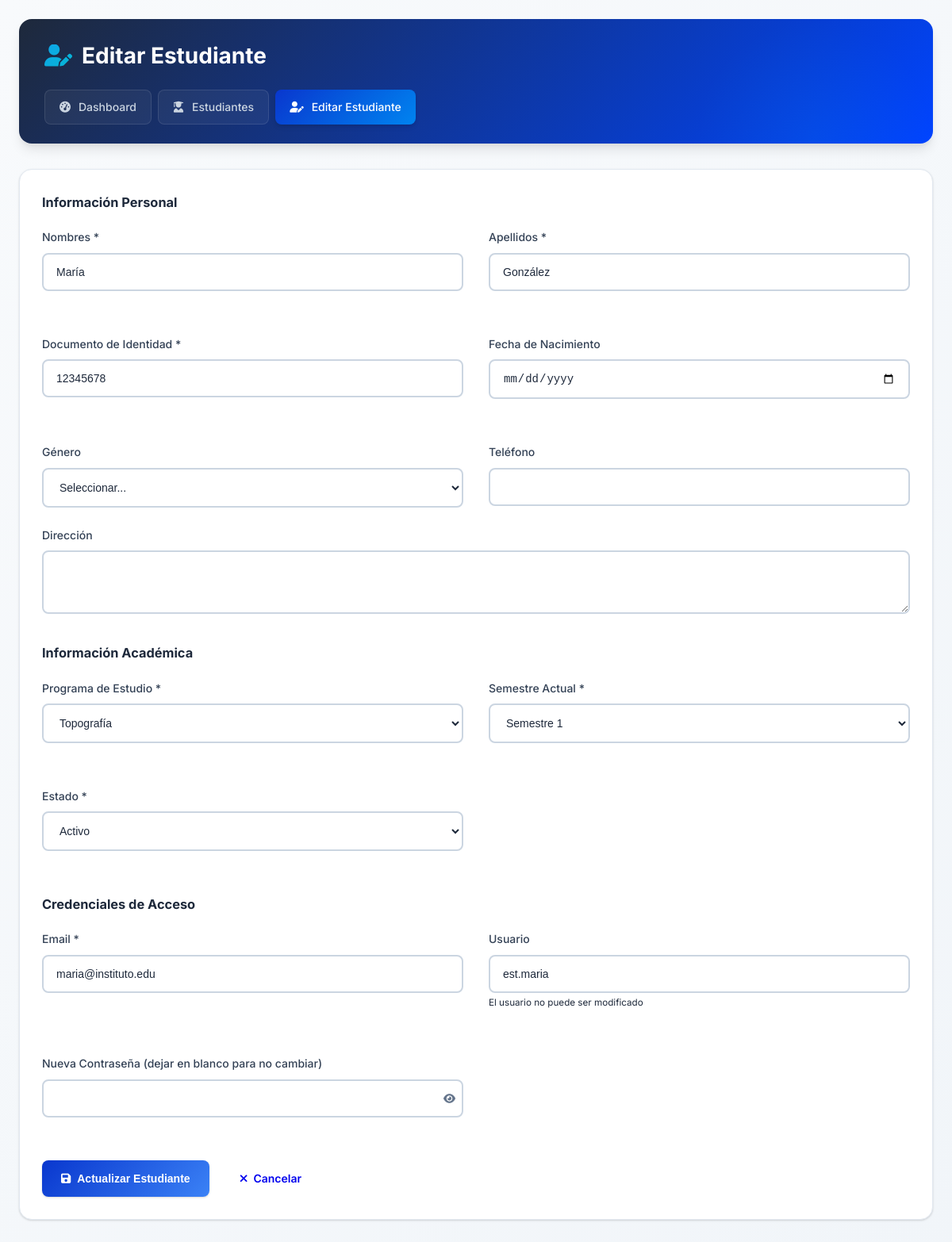
The page /coordinador/estudiantes/editar.php?id=1 (signed in) on the database its author committed.
### tables this page shows
CREATE TABLE estudiantes (
    id_estudiante INT PRIMARY KEY AUTO_INCREMENT,
    id_usuario INT UNIQUE NOT NULL,
    id_programa INT NOT NULL,
    codigo_estudiante VARCHAR(20) UNIQUE NOT NULL,
    nombres VARCHAR(100) NOT NULL,
    apellidos VARCHAR(100) NOT NULL,
    documento_identidad VARCHAR(20) UNIQUE NOT NULL,
    fecha_nacimiento DATE,
    genero ENUM('M', 'F', 'Otro'),
    telefono VARCHAR(15),
    direccion TEXT,
    semestre_actual INT DEFAULT 1,  
    estado ENUM('activo', 'inactivo', 'graduado', 'retirado') DEFAULT 'activo',
    fecha_ingreso DATE NOT NULL,
    FOREIGN KEY (id_usuario) REFERENCES usuarios(id_usuario) ON DELETE CASCADE,
    FOREIGN KEY (id_programa) REFERENCES programas_estudio(id_programa),
    CHECK (semestre_actual BETWEEN 1 AND 6)
);

CREATE TABLE programas_estudio (
    id_programa INT PRIMARY KEY AUTO_INCREMENT,
    codigo_programa VARCHAR(10) UNIQUE NOT NULL,
    nombre_programa VARCHAR(100) NOT NULL,
    duracion_semestres INT DEFAULT 6,
    descripcion TEXT,
    coordinador_id INT,
    activo BOOLEAN DEFAULT TRUE,
    FOREIGN KEY (coordinador_id) REFERENCES usuarios(id_usuario)
);

CREATE TABLE usuarios (
    id_usuario INT PRIMARY KEY AUTO_INCREMENT,
    username VARCHAR(50) UNIQUE NOT NULL,
    password VARCHAR(100) NOT NULL,  
    rol ENUM('coordinador', 'profesor', 'estudiante') NOT NULL,
    email VARCHAR(100) UNIQUE NOT NULL,
    programa_estudio ENUM('Topografía', 'Arquitectura', 'Enfermería') DEFAULT NULL,
    activo BOOLEAN DEFAULT TRUE,
    fecha_creacion TIMESTAMP DEFAULT CURRENT_TIMESTAMP
);

### coordinador/estudiantes/editar.php (the view, shortened to what this page needs)
<?php
$db = Database::getConnection();
$id_estudiante = isset($_GET['id']) ? intval($_GET['id']) : 0;
$stmt = $db->prepare("
    SELECT e.*, u.email, u.username, u.activo
    FROM estudiantes e
    JOIN usuarios u ON e.id_usuario = u.id_usuario
    WHERE e.id_estudiante = ?
");
$stmt->execute([$id_estudiante]);
$estudiante = $stmt->fetch();
$programas = $db->query("SELECT * FROM programas_estudio WHERE activo = 1")->fetchAll();
?>
<!DOCTYPE html>
<html lang="es">
<head>
    <link rel="stylesheet" href="../../assets/css/main.css">
    <link rel="stylesheet" href="https://cdnjs.cloudflare.com/ajax/libs/font-awesome/6.0.0/css/all.min.css">
</head>
<body>
    <div class="container">
        <div class="header">
            <h1><i class="fas fa-user-edit"></i> Editar Estudiante</h1>
            <div class="nav">
                <a href="../dashboard.php"><i class="fas fa-tachometer-alt"></i> Dashboard</a>
                <a href="index.php"><i class="fas fa-user-graduate"></i> Estudiantes</a>
                <a href="editar.php?id=<?php echo $id_estudiante; ?>" class="active"><i class="fas fa-user-edit"></i> Editar Estudiante</a>
            </div>
        </div>
        <div class="card">
            <form method="POST" action="" id="formEstudiante">
                <h3 style="margin-bottom: 20px; color: var(--dark);">Información Personal</h3>
                <div class="grid-2">
                    <div class="form-group">
                        <label for="nombres">Nombres *</label>
                        <input type="text" id="nombres" name="nombres" class="form-control" required
                               value="<?php echo htmlspecialchars($estudiante['nombres']); ?>">
                    </div>
                    <div class="form-group">
                        <label for="apellidos">Apellidos *</label>
                        <input type="text" id="apellidos" name="apellidos" class="form-control" required
                               value="<?php echo htmlspecialchars($estudiante['apellidos']); ?>">
                    </div>
                    <div class="form-group">
                        <label for="documento">Documento de Identidad *</label>
                        <input type="text" id="documento" name="documento" class="form-control" required
                               value="<?php echo htmlspecialchars($estudiante['documento_identidad']); ?>">
                    </div>
                    <div class="form-group">
                        <label for="fecha_nacimiento">Fecha de Nacimiento</label>
                        <input type="date" id="fecha_nacimiento" name="fecha_nacimiento" class="form-control"
                               value="<?php echo htmlspecialchars($estudiante['fecha_nacimiento']); ?>">
                    </div>
                    <div class="form-group">
                        <label for="genero">Género</label>
                        <select id="genero" name="genero" class="form-control">
                            <option value="">Seleccionar...</option>
                        </select>
                    </div>
                    <div class="form-group">
                        <label for="telefono">Teléfono</label>
                        <input type="text" id="telefono" name="telefono" class="form-control"
                               value="<?php echo htmlspecialchars($estudiante['telefono']); ?>">
                    </div>
                </div>
                <div class="form-group">
                    <label for="direccion">Dirección</label>
                    <textarea id="direccion" name="direccion" class="form-control" rows="3"><?php echo htmlspecialchars($estudiante['direccion']); ?></textarea>
                </div>
                <h3 style="margin: 30px 0 20px 0; color: var(--dark);">Información Académica</h3>
                <div class="grid-2">
                    <div class="form-group">
                        <label for="id_programa">Programa de Estudio *</label>
                        <select id="id_programa" name="id_programa" class="form-control" required>
                            <?php foreach ($programas as $programa): ?>
                                <option value="<?php echo $programa['id_programa']; ?>"
                                    <?php echo $estudiante['id_programa'] == $programa['id_programa'] ? 'selected' : ''; ?>>
                                    <?php echo htmlspecialchars($programa['nombre_programa']); ?>
                                </option>
                            <?php endforeach; ?>
                        </select>
                    </div>
                    <div class="form-group">
                        <label for="semestre_actual">Semestre Actual *</label>
                        <select id="semestre_actual" name="semestre_actual" class="form-control" required>
                            <?php for ($i = 1; $i <= 6; $i++): ?>
                                <option value="<?php echo $i; ?>"
                                    <?php echo $estudiante['semestre_actual'] == $i ? 'selected' : ''; ?>>
                                    Semestre <?php echo $i; ?>
                                </option>
                            <?php endfor; ?>
                        </select>
                    </div>
                    <div class="form-group">
                        <label for="estado">Estado *</label>
                        <select id="estado" name="estado" class="form-control" required>
                            <option value="activo" <?php echo $estudiante['estado'] == 'activo' ? 'selected' : ''; ?>>Activo</option>
                        </select>
                    </div>
                </div>
                <h3 style="margin: 30px 0 20px 0; color: var(--dark);">Credenciales de Acceso</h3>
                <div class="grid-2">
                    <div class="form-group">
                        <label for="email">Email *</label>
                        <input type="email" id="email" name="email" class="form-control" required
                               value="<?php echo htmlspecialchars($estudiante['email']); ?>">
                    </div>
                    <div class="form-group">
                        <label for="username">Usuario</label>
                        <input type="text" id="username" class="form-control" disabled
                               value="<?php echo htmlspecialchars($estudiante['username']); ?>">
                        <small class="text-muted">El usuario no puede ser modificado</small>
                    </div>
                    <div class="form-group">
                        <label for="password">Nueva Contraseña (dejar en blanco para no cambiar)</label>
                        <div style="position: relative;">
                            <input type="password" id="password" name="password" class="form-control">
                            <button type="button" onclick="togglePassword('password')"
                                    style="position: absolute; right: 10px; top: 50%; transform: translateY(-50%);
                                           background: none; border: none; cursor: pointer; color: var(--gray-500);">
                                <i class="fas fa-eye"></i>
                            </button>
                        </div>
                    </div>
                </div>
                <div style="margin-top: 30px; display: flex; gap: 15px;">
                    <button type="submit" class="btn btn-primary">
                        <i class="fas fa-save"></i> Actualizar Estudiante
                    </button>
                    <a href="index.php" class="btn">
                        <i class="fas fa-times"></i> Cancelar
                    </a>
                </div>
            </form>
        </div>
    </div>
</body>
</html>

### assets/css/main.css (style rules this page uses)
:root { --primary: #0937ce; --primary-dark: #0044ff; --primary-light: #3b82f6; --secondary: #0084f0; --accent: #0ea5e9; --accent-cyan: #06b6d4; --success: #08962c; --warning: #f59e0b; --danger: #ef4444; --dark: #1e293b; --gray-900: #0f172a; --gray-800: #1e293b; --gray-700: #334155; --gray-600: #475569; --gray-500: #64748b; --gray-400: #94a3b8; --gray-300: #cbd5e1; --gray-200: #e2e8f0; --gray-100: #f1f5f9; --gray-50: #f8fafc; --shadow-sm: 0 1px 2px 0 rgba(0, 0, 0, 0.05); --shadow: 0 1px 3px 0 rgba(0, 0, 0, 0.1), 0 1px 2px 0 rgba(0, 0, 0, 0.06); --shadow-md: 0 4px 6px -1px rgba(0, 0, 0, 0.1), 0 2px 4px -1px rgba(0, 0, 0, 0.06); --shadow-lg: 0 10px 15px -3px rgba(0, 0, 0, 0.1), 0 4px 6px -2px rgba(0, 0, 0, 0.05); --shadow-xl: 0 20px 25px -5px rgba(0, 0, 0, 0.1), 0 10px 10px -5px rgba(0, 0, 0, 0.04); --radius-sm: 0.375rem; --radius: 0.5rem; --radius-lg: 0.75rem; --radius-xl: 1rem; }
* { margin: 0; padding: 0; box-sizing: border-box; }
body { font-family: 'Inter', 'Segoe UI', system-ui, -apple-system, sans-serif; background: linear-gradient(135deg, var(--gray-50) 0%, var(--gray-100) 100%); color: var(--gray-800); line-height: 1.6; min-height: 100vh; font-size: 14px; }
.container { max-width: 1400px; margin: 0 auto; padding: 24px; }
.header { background: linear-gradient(135deg, var(--dark) 0%, var(--primary-dark) 100%); padding: 24px 32px; border-radius: var(--radius-xl); box-shadow: var(--shadow-lg); margin-bottom: 32px; color: white; position: relative; overflow: hidden; }
.header::before { content: ''; position: absolute; top: 0; right: 0; width: 300px; height: 300px; background: radial-gradient(circle, rgba(14, 165, 233, 0.1) 0%, transparent 70%); pointer-events: none; }
.header h1 { color: white; display: flex; align-items: center; gap: 12px; font-size: 28px; font-weight: 700; margin-bottom: 8px; position: relative; z-index: 1; }
.header h1 i { background: linear-gradient(135deg, var(--accent) 0%, var(--accent-cyan) 100%); -webkit-background-clip: text; -webkit-text-fill-color: transparent; background-clip: text; }
.nav { display: flex; gap: 8px; margin-top: 20px; flex-wrap: wrap; position: relative; z-index: 1; }
.nav a { color: var(--gray-300); text-decoration: none; padding: 10px 18px; border-radius: var(--radius); transition: all 0.3s cubic-bezier(0.4, 0, 0.2, 1); display: flex; align-items: center; gap: 10px; font-weight: 500; font-size: 14px; background: rgba(255, 255, 255, 0.05); border: 1px solid rgba(255, 255, 255, 0.1); }
.nav a.active { background: linear-gradient(135deg, var(--primary) 0%, var(--secondary) 100%); color: white; border: none; box-shadow: var(--shadow-md); }
.card { background: white; border-radius: var(--radius-xl); box-shadow: var(--shadow); padding: 28px; margin-bottom: 32px; border: 1px solid var(--gray-200); transition: all 0.3s ease; position: relative; }
.btn { padding: 12px 24px; border-radius: var(--radius); border: none; cursor: pointer; font-weight: 600; transition: all 0.3s cubic-bezier(0.4, 0, 0.2, 1); display: inline-flex; align-items: center; gap: 8px; text-decoration: none; font-size: 14px; position: relative; overflow: hidden; }
.btn::after { content: ''; position: absolute; top: 50%; left: 50%; width: 5px; height: 5px; background: rgba(255, 255, 255, 0.5); opacity: 0; border-radius: 100%; transform: scale(1, 1) translate(-50%); transform-origin: 50% 50%; }
.btn-primary { background: linear-gradient(135deg, var(--primary) 0%, var(--primary-light) 100%); color: white; box-shadow: var(--shadow); }
.form-group { margin-bottom: 24px; }
.form-group label { display: block; margin-bottom: 8px; color: var(--gray-700); font-weight: 500; font-size: 14px; }
.form-control { width: 100%; padding: 14px 16px; border: 2px solid var(--gray-300); border-radius: var(--radius); font-size: 14px; transition: all 0.3s ease; background: white; color: var(--gray-800); }
.form-control::placeholder { color: var(--gray-400); }
.grid-2 { display: grid; grid-template-columns: 1fr 1fr; gap: 32px; }

### rows shown on the page
estudiantes: nombres "María", apellidos "González", documento "12345678", id_programa "Topografía", semestre_actual "Semestre 1", estado "Activo", email "maria@instituto.edu", id_usuario.username "est.maria"
